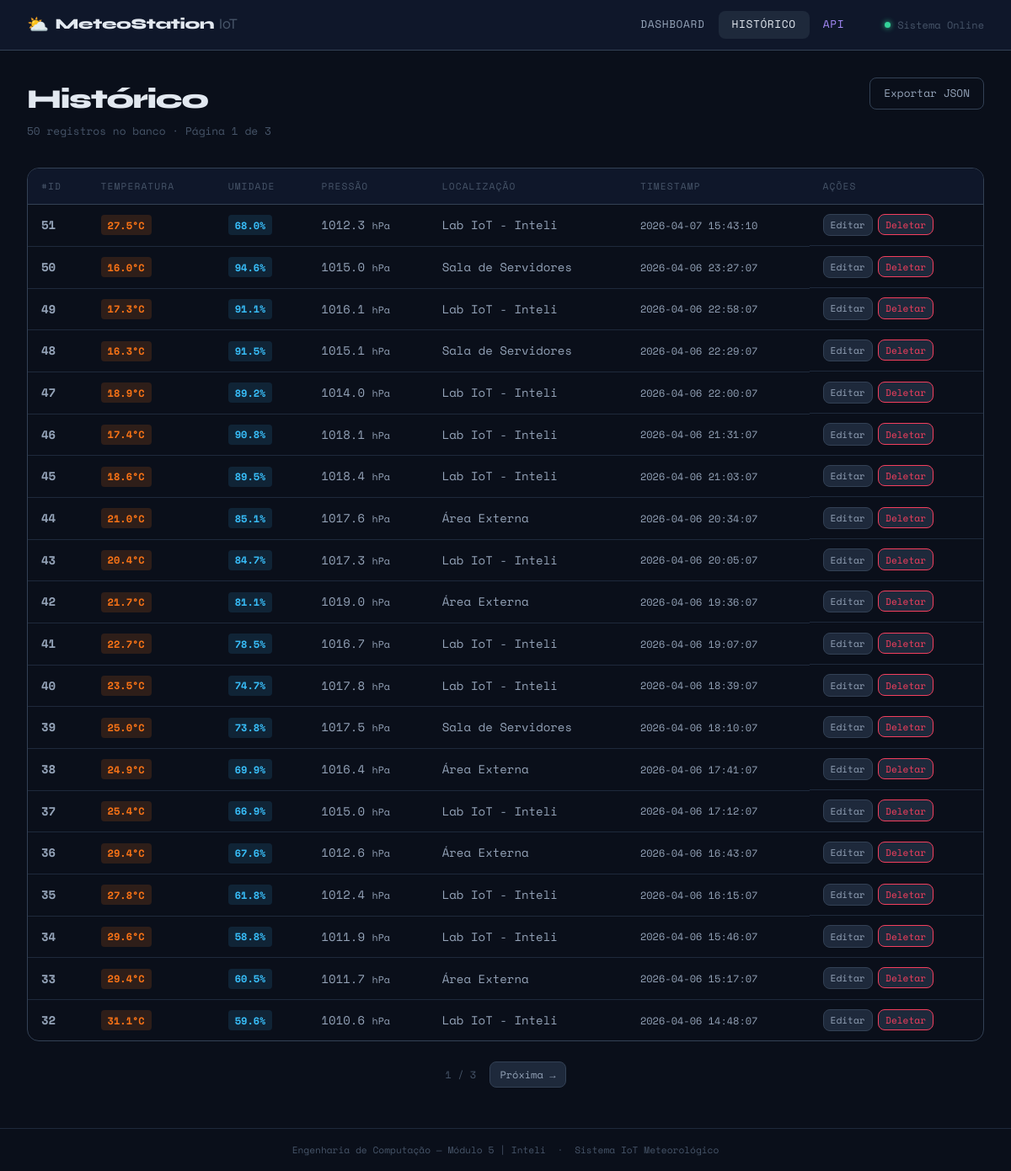
/leituras, run on the app's committed database.
### tables this page shows
CREATE TABLE leituras (
    id INTEGER PRIMARY KEY AUTOINCREMENT,
    temperatura REAL NOT NULL,
    umidade REAL NOT NULL,
    pressao REAL,
    localizacao TEXT DEFAULT 'Lab IoT - Inteli',
    timestamp DATETIME DEFAULT (datetime('now','localtime'))
);

### app.py (the view, shortened to what this page needs)
@app.route('/leituras', methods=['GET'])
def listar():
    try:
        pagina = int(request.args.get('pagina', 1))
        por_pagina = int(request.args.get('por_pagina', 20))
    except ValueError:
        pagina, por_pagina = 1, 20
    pagina = max(1, pagina)
    offset = (pagina - 1) * por_pagina
    leituras = listar_leituras(limite=por_pagina, offset=offset)
    total    = contar_leituras()
    total_paginas = max(1, -(-total // por_pagina))  # teto
    return render_template('historico.html',
                           leituras=leituras,
                           pagina=pagina,
                           total=total,
                           total_paginas=total_paginas,
                           por_pagina=por_pagina)

### app.py (called while the page is built)
@app.before_request
def _setup():
    pass  # init_db() é chamado no __main__

### database.py (called while the page is built)
def get_db_connection():
    conn = sqlite3.connect(DB_PATH, timeout=10)
    conn.execute('PRAGMA journal_mode=WAL')
    conn.execute('PRAGMA busy_timeout=5000')
    conn.row_factory = sqlite3.Row
    return conn

def listar_leituras(limite=50, offset=0):
    conn = get_db_connection()
    rows = conn.execute(
        'SELECT * FROM leituras ORDER BY timestamp DESC LIMIT ? OFFSET ?',
        (limite, offset)
    ).fetchall()
    conn.close()
    return [dict(r) for r in rows]

def contar_leituras():
    conn = get_db_connection()
    total = conn.execute('SELECT COUNT(*) FROM leituras').fetchone()[0]
    conn.close()
    return total

### templates/historico.html (shortened to what this page needs)
{% extends 'base.html' %}
{% block content %}
<div class="page-header">
  <div>
    <h1 class="page-title">Histórico</h1>
    <p class="page-sub">{{ total }} registros no banco · Página {{ pagina }} de {{ total_paginas }}</p>
  </div>
  <a href="{{ url_for('listar') }}?formato=json" target="_blank" class="btn btn-ghost">Exportar JSON</a>
</div>
{% if leituras %}
<div class="table-wrapper">
  <table class="data-table">
    <thead>
      <tr>
        <th>#ID</th>
        <th>Temperatura</th>
        <th>Umidade</th>
        <th>Pressão</th>
        <th>Localização</th>
        <th>Timestamp</th>
        <th>Ações</th>
      </tr>
    </thead>
    <tbody>
      {% for l in leituras %}
      <tr>
        <td class="td-id">{{ l.id }}</td>
        <td>
          <span class="badge badge-temp">{{ l.temperatura }}°C</span>
        </td>
        <td>
          <span class="badge badge-umid">{{ l.umidade }}%</span>
        </td>
        <td>{{ l.pressao if l.pressao else '—' }} {% if l.pressao %}<small>hPa</small>{% endif %}</td>
        <td>{{ l.localizacao }}</td>
        <td class="td-ts">{{ l.timestamp }}</td>
        <td class="td-actions">
          <a href="{{ url_for('editar_form', id=l.id) }}" class="btn btn-xs">Editar</a>
          <form action="{{ url_for('deletar_form', id=l.id) }}" method="POST" style="display:inline"
                onsubmit="return confirm('Deletar leitura #{{ l.id }}?')">
            <button type="submit" class="btn btn-xs btn-danger">Deletar</button>
          </form>
        </td>
      </tr>
      {% endfor %}
    </tbody>
  </table>
</div>
<div class="pagination">
  <span class="pag-info">{{ pagina }} / {{ total_paginas }}</span>
  {% if pagina < total_paginas %}
    <a href="{{ url_for('listar', pagina=pagina+1, por_pagina=por_pagina) }}" class="btn btn-sm">Próxima →</a>
  {% endif %}
</div>
{% else %}
<div class="empty-state">
  <p>Nenhuma leitura encontrada. Inicie o simulador para popular o banco de dados.</p>
</div>
{% endif %}
{% endblock %}

### templates/base.html (shortened to what this page needs)
<!DOCTYPE html>
<html lang="pt-BR">
<head>
  <link rel="stylesheet" href="{{ url_for('static', filename='css/style.css') }}">
</head>
<body>
  <nav class="navbar">
    <div class="nav-brand">
      <span class="nav-icon">⛅</span>
      <span class="nav-title">MeteoStation <span class="nav-sub">IoT</span></span>
    </div>
    <ul class="nav-links">
      <li><a href="{{ url_for('index') }}" class="{{ 'active' if request.endpoint == 'index' }}">Dashboard</a></li>
      <li><a href="{{ url_for('listar') }}" class="{{ 'active' if request.endpoint == 'listar' }}">Histórico</a></li>
      <li><a href="/api/estatisticas" target="_blank" class="nav-api">API</a></li>
    </ul>
    <div class="nav-status">
      <span class="status-dot"></span>
      <span class="status-label">Sistema Online</span>
    </div>
  </nav>
  <main class="main-content">
    {% block content %}{% endblock %}
  </main>
  <footer class="footer">
    <span>Engenharia de Computação — Módulo 5 | Inteli &nbsp;·&nbsp; Sistema IoT Meteorológico</span>
  </footer>
</body>
</html>

### static/css/style.css (style rules this page uses)
:root { --bg-base: #0a0f1a; --bg-surface: #0f172a; --bg-card: #1e293b; --bg-hover: #263349; --border: #1e293b; --border-hi: #334155; --text-primary: #e2e8f0; --text-secondary: #94a3b8; --text-muted: #475569; --accent-temp: #f97316; --accent-umid: #38bdf8; --accent-pres: #a78bfa; --accent-total: #34d399; --accent-red: #f43f5e; --font-display: 'Syne', sans-serif; --font-mono: 'Space Mono', monospace; --radius: 8px; --radius-lg: 14px; --shadow: 0 4px 24px rgba(0,0,0,0.4); }
*, *::before, *::after { box-sizing: border-box; margin: 0; padding: 0; }
html { scroll-behavior: smooth; }
body { background: var(--bg-base); color: var(--text-primary); font-family: var(--font-mono); font-size: 14px; line-height: 1.6; min-height: 100vh; display: flex; flex-direction: column; }
a { color: inherit; text-decoration: none; }
.navbar { display: flex; align-items: center; gap: 2rem; padding: 0 2rem; height: 60px; background: var(--bg-surface); border-bottom: 1px solid var(--border-hi); position: sticky; top: 0; z-index: 100; backdrop-filter: blur(8px); }
.nav-brand { display: flex; align-items: center; gap: 0.5rem; font-family: var(--font-display); font-weight: 800; font-size: 1.1rem; letter-spacing: -0.02em; }
.nav-icon { font-size: 1.3rem; }
.nav-sub { color: var(--text-muted); font-weight: 400; }
.nav-links { display: flex; gap: 0; list-style: none; margin-left: auto; }
.nav-links a { display: block; padding: 0.4rem 1rem; color: var(--text-secondary); font-size: 0.8rem; letter-spacing: 0.05em; text-transform: uppercase; border-radius: var(--radius); transition: color 0.2s, background 0.2s; }
.nav-links a:hover, .nav-links a.active { color: var(--text-primary); background: var(--bg-card); }
.nav-api { color: var(--accent-pres) !important; }
.nav-status { display: flex; align-items: center; gap: 0.5rem; font-size: 0.75rem; color: var(--text-muted); }
.status-dot { width: 7px; height: 7px; border-radius: 50%; background: var(--accent-total); box-shadow: 0 0 6px var(--accent-total); animation: pulse 2s infinite; }
.main-content { flex: 1; max-width: 1300px; width: 100%; margin: 0 auto; padding: 2rem 2rem 3rem; }
.page-header { display: flex; align-items: flex-start; justify-content: space-between; margin-bottom: 2rem; }
.page-title { font-family: var(--font-display); font-size: 2rem; font-weight: 800; letter-spacing: -0.04em; }
.page-sub { color: var(--text-muted); font-size: 0.8rem; margin-top: 0.2rem; }
.btn { display: inline-flex; align-items: center; gap: 0.3rem; padding: 0.5rem 1rem; border-radius: var(--radius); font-family: var(--font-mono); font-size: 0.8rem; cursor: pointer; border: 1px solid var(--border-hi); background: var(--bg-card); color: var(--text-secondary); transition: all 0.15s; white-space: nowrap; }
.btn-ghost { background: transparent; }
.btn-danger { color: var(--accent-red); border-color: var(--accent-red); }
.btn-sm { padding: 0.3rem 0.7rem; font-size: 0.75rem; }
.btn-xs { padding: 0.2rem 0.5rem; font-size: 0.7rem; }
.table-wrapper { overflow-x: auto; border-radius: var(--radius-lg); border: 1px solid var(--border-hi); margin-bottom: 1.5rem; }
.data-table { width: 100%; border-collapse: collapse; }
.data-table thead tr { background: var(--bg-surface); }
.data-table th { padding: 0.75rem 1rem; text-align: left; font-size: 0.7rem; text-transform: uppercase; letter-spacing: 0.1em; color: var(--text-muted); font-weight: 400; border-bottom: 1px solid var(--border-hi); white-space: nowrap; }
.data-table td { padding: 0.7rem 1rem; border-bottom: 1px solid var(--border); color: var(--text-secondary); vertical-align: middle; }
.data-table tbody tr:last-child td { border-bottom: none; }
.td-id { color: var(--accent-pres); font-weight: 700; }
.td-ts { font-size: 0.75rem; color: var(--text-muted); }
.td-actions { display: flex; gap: 0.4rem; }
.badge { display: inline-block; padding: 0.15rem 0.5rem; border-radius: 4px; font-size: 0.75rem; font-weight: 700; }
.badge-temp { background: rgba(249,115,22,0.15); color: var(--accent-temp); }
.badge-umid { background: rgba(56,189,248,0.12); color: var(--accent-umid); }
.pagination { display: flex; align-items: center; justify-content: center; gap: 1rem; margin-top: 1.5rem; }
.pag-info { font-size: 0.75rem; color: var(--text-muted); }
.footer { text-align: center; padding: 1rem; font-size: 0.7rem; color: var(--text-muted); border-top: 1px solid var(--border); }

### data on the page
leituras: id "51", temperatura "27.5", umidade "68.0", pressao "1012.3", shows "hPa", localizacao "Lab IoT - Inteli", timestamp "2026-04-07 15:43:10"
leituras: id "50", temperatura "16.0", umidade "94.6", pressao "1015.0", shows "hPa", localizacao "Sala de Servidores", timestamp "2026-04-06 23:27:07"
leituras: id "49", temperatura "17.3", umidade "91.1", pressao "1016.1", shows "hPa", localizacao "Lab IoT - Inteli", timestamp "2026-04-06 22:58:07"
leituras: id "48", temperatura "16.3", umidade "91.5", pressao "1015.1", shows "hPa", localizacao "Sala de Servidores", timestamp "2026-04-06 22:29:07"
leituras: id "47", temperatura "18.9", umidade "89.2", pressao "1014.0", shows "hPa", localizacao "Lab IoT - Inteli", timestamp "2026-04-06 22:00:07"
leituras: id "46", temperatura "17.4", umidade "90.8", pressao "1018.1", shows "hPa", localizacao "Lab IoT - Inteli", timestamp "2026-04-06 21:31:07"
leituras: id "45", temperatura "18.6", umidade "89.5", pressao "1018.4", shows "hPa", localizacao "Lab IoT - Inteli", timestamp "2026-04-06 21:03:07"
leituras: id "44", temperatura "21.0", umidade "85.1", pressao "1017.6", shows "hPa", localizacao "Área Externa", timestamp "2026-04-06 20:34:07"
leituras: id "43", temperatura "20.4", umidade "84.7", pressao "1017.3", shows "hPa", localizacao "Lab IoT - Inteli", timestamp "2026-04-06 20:05:07"
leituras: id "42", temperatura "21.7", umidade "81.1", pressao "1019.0", shows "hPa", localizacao "Área Externa", timestamp "2026-04-06 19:36:07"
leituras: id "41", temperatura "22.7", umidade "78.5", pressao "1016.7", shows "hPa", localizacao "Lab IoT - Inteli", timestamp "2026-04-06 19:07:07"
leituras: id "40", temperatura "23.5", umidade "74.7", pressao "1017.8", shows "hPa", localizacao "Lab IoT - Inteli", timestamp "2026-04-06 18:39:07"
leituras: id "39", temperatura "25.0", umidade "73.8", pressao "1017.5", shows "hPa", localizacao "Sala de Servidores", timestamp "2026-04-06 18:10:07"
leituras: id "38", temperatura "24.9", umidade "69.9", pressao "1016.4", shows "hPa", localizacao "Área Externa", timestamp "2026-04-06 17:41:07"
leituras: id "37", temperatura "25.4", umidade "66.9", pressao "1015.0", shows "hPa", localizacao "Lab IoT - Inteli", timestamp "2026-04-06 17:12:07"
leituras: id "36", temperatura "29.4", umidade "67.6", pressao "1012.6", shows "hPa", localizacao "Área Externa", timestamp "2026-04-06 16:43:07"
leituras: id "35", temperatura "27.8", umidade "61.8", pressao "1012.4", shows "hPa", localizacao "Lab IoT - Inteli", timestamp "2026-04-06 16:15:07"
leituras: id "34", temperatura "29.6", umidade "58.8", pressao "1011.9", shows "hPa", localizacao "Lab IoT - Inteli", timestamp "2026-04-06 15:46:07"
leituras: id "33", temperatura "29.4", umidade "60.5", pressao "1011.7", shows "hPa", localizacao "Área Externa", timestamp "2026-04-06 15:17:07"
leituras: id "32", temperatura "31.1", umidade "59.6", pressao "1010.6", shows "hPa", localizacao "Lab IoT - Inteli", timestamp "2026-04-06 14:48:07"

### other printed values
{{ total }} "50"
{{ pagina }} "1"
{{ total_paginas }} "3"
